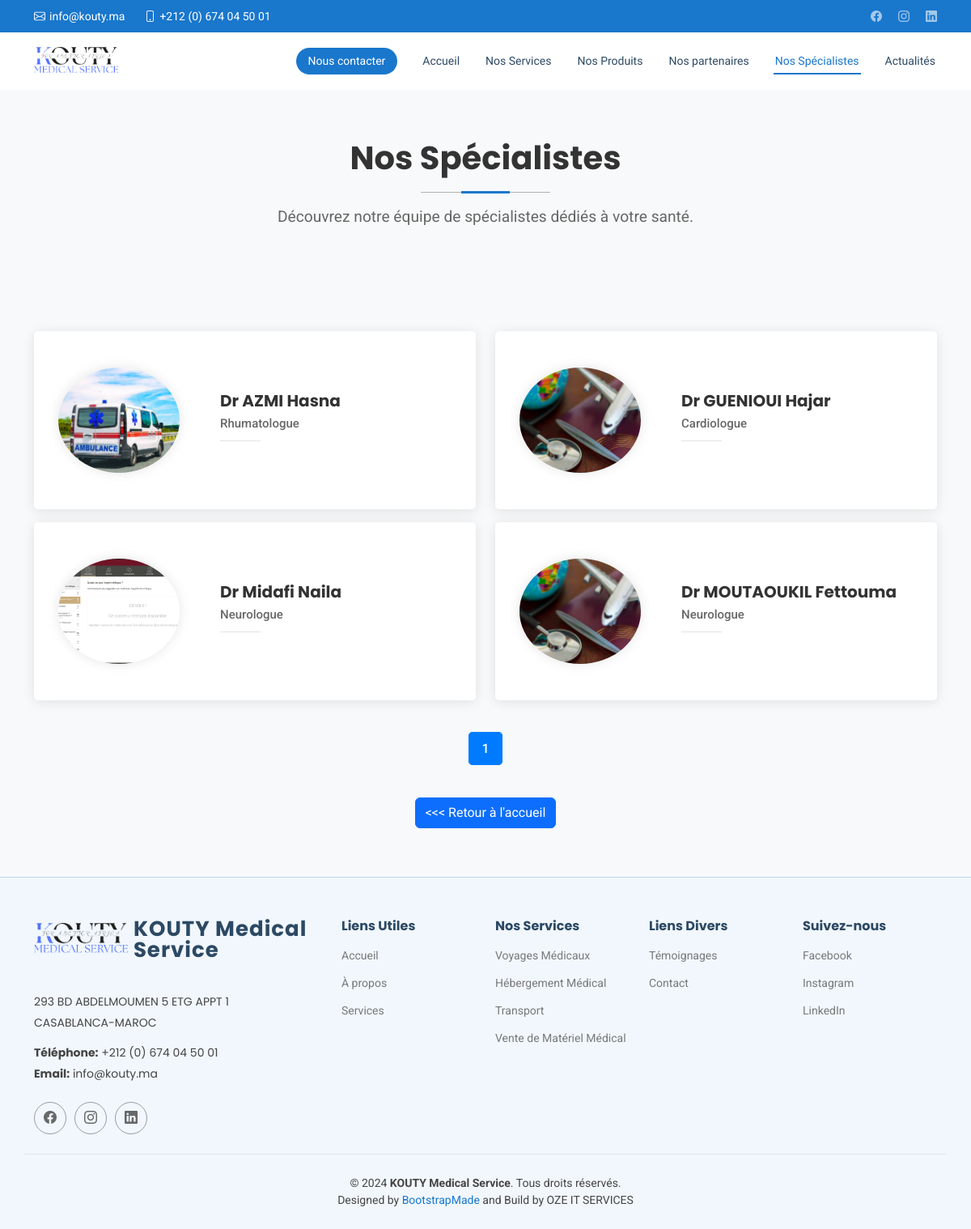
The app's page /specialiste/ with its own data.
### kouty/models.py (models this page shows, shortened)
class Specialiste(models.Model):
    id = models.AutoField(primary_key=True)
    nom = models.CharField(max_length=100)
    role = models.CharField(max_length=100)
    image = models.ImageField(upload_to='Specialiste/', blank=True, null=True)

### koutyUsers/views.py (the view)
# urls.py: path('specialiste/', views.specialiste, name='specialiste'),
def specialiste(request):
    specialiste_list = Specialiste.objects.all()  # Récupère tous les spécialistes
    paginator = Paginator(specialiste_list, 6)  # Nombre de spécialistes par page, ici 6
    page_number = request.GET.get('page')  # Récupère le numéro de la page actuelle
    specialistes = paginator.get_page(page_number)  # Obtient les spécialistes de la page demandée
    return render(request, 'specialistsPage.html', {'specialistes': specialistes})

### templates/specialistsPage.html (shortened to what this page needs)
{% extends 'base.html' %}
{% load static %}
{% block content %}
    <section id="doctors" class="doctors section">
        <div class="container">
            <div class="section-title" data-aos="fade-up">
                <h2>Nos Spécialistes</h2>
                <p>Découvrez notre équipe de spécialistes dédiés à votre santé.</p>
            </div>
            <div class="row">
                {% for specialiste in specialistes %}
                    <div class="col-lg-6 col-md-12 mt-3" >
                        <div class="team-member">
                            <div class="pic">
                                <img src="{{ specialiste.image.url }}" alt="{{ specialiste.nom }}">
                            </div>
                            <div class="member-info">
                                <h4>{{ specialiste.nom }}</h4>
                                <span>{{ specialiste.role }}</span>
                            </div>
                        </div>
                    </div>
                {% endfor %}
            </div>
            <nav aria-label="Page navigation" class="mt-5">
                <ul class="pagination justify-content-center">
                    {% for page_num in specialistes.paginator.page_range %}
                        <li>
                            <a class="pagination-link {% if specialistes.number == page_num %}active{% endif %}" href="?page={{ page_num }}">{{ page_num }}</a>
                        </li>
                    {% endfor %}
                </ul>
            </nav>
            <div class="text-center mt-5">
                <a href="{% url 'koutyUsers:index' %}" class="btn btn-primary">
                    <<< Retour à l'accueil
                </a>
            </div>
        </div>
    </section>
{% endblock %}

### static/css/main.css (style rules this page uses)
:root { --default-font: "Roboto", system-ui, -apple-system, "Segoe UI", Roboto, "Helvetica Neue", Arial, "Noto Sans", "Liberation Sans", sans-serif, "Apple Color Emoji", "Segoe UI Emoji", "Segoe UI Symbol", "Noto Color Emoji"; --heading-font: "Poppins", sans-serif; --nav-font: "Raleway", sans-serif; }
:root { --background-color: #ffffff; --default-color: #444444; --heading-color: #2c4964; --accent-color: #1977cc; --surface-color: #ffffff; --contrast-color: #ffffff; }
:root { --nav-color: #2c4964; --nav-hover-color: #1977cc; --nav-mobile-background-color: #ffffff; --nav-dropdown-background-color: #ffffff; --nav-dropdown-color: #2c4964; --nav-dropdown-hover-color: #1977cc; }
:root { scroll-behavior: smooth; }
body { color: var(--default-color); background-color: var(--background-color); font-family: var(--default-font); }
a { color: var(--accent-color); text-decoration: none; transition: 0.3s; }
h1, h2, h3, h4, h5, h6 { color: var(--heading-color); font-family: var(--heading-font); }
section, .section { color: var(--default-color); background-color: var(--background-color); padding: 60px 0; scroll-margin-top: 72px; overflow: clip; }
.section-title { text-align: center; padding-bottom: 60px; position: relative; }
.section-title h2 { font-size: 32px; font-weight: 500; margin-bottom: 20px; padding-bottom: 20px; position: relative; }
.section-title h2:before { content: ""; position: absolute; display: block; width: 160px; height: 1px; background: color-mix(in srgb, var(--default-color), transparent 60%); left: 0; right: 0; bottom: 1px; margin: auto; }
.section-title h2::after { content: ""; position: absolute; display: block; width: 60px; height: 3px; background: var(--accent-color); left: 0; right: 0; bottom: 0; margin: auto; }
.section-title p { margin-bottom: 0; }
.doctors .team-member { background-color: var(--surface-color); box-shadow: 0px 2px 15px rgba(0, 0, 0, 0.1); position: relative; border-radius: 5px; transition: 0.5s; padding: 30px; height: 100%; }
.doctors .team-member .pic { overflow: hidden; width: 150px; border-radius: 50%; flex-shrink: 0; }
.doctors .team-member .pic img { transition: ease-in-out 0.3s; }
.doctors .team-member .member-info { padding-left: 30px; }
.doctors .team-member h4 { font-weight: 700; margin-bottom: 5px; font-size: 20px; }
.doctors .team-member span { display: block; font-size: 15px; padding-bottom: 10px; position: relative; font-weight: 500; }
.doctors .team-member span::after { content: ""; position: absolute; display: block; width: 50px; height: 1px; background: color-mix(in srgb, var(--default-color), transparent 85%); bottom: 0; left: 0; }

### templates/specialistsPage.html (style rules this page uses)
.doctors { padding: 60px 0; background-color: #f8f9fa; }
.section-title { text-align: center; margin-bottom: 50px; }
.section-title h2 { font-size: 2.5rem; font-weight: bold; color: #333; margin-bottom: 15px; }
.section-title p { color: #666; font-size: 1.2rem; }
.team-member { display: flex; align-items: center; background-color: #ffffff; border-radius: 15px; padding: 20px; margin-bottom: 30px; box-shadow: 0 5px 15px rgba(0, 0, 0, 0.1); transition: transform 0.3s ease, box-shadow 0.3s ease; }
.team-member .pic { width: 130px; height: 130px; overflow: hidden; border-radius: 50%; margin-right: 20px; box-shadow: 0 0 15px rgba(0, 0, 0, 0.1); }
.team-member .pic img { width: 100%; height: 100%; object-fit: cover; transition: transform 0.4s ease; }
.member-info { flex: 1; }
.member-info h4 { margin: 0 0 5px; font-size: 1.5rem; color: #333; font-weight: 600; }
.member-info span { font-size: 1rem; color: #666; display: block; margin-bottom: 10px; }
.pagination { display: flex; justify-content: center; margin-top: 40px; }
.pagination-link { padding: 10px 15px; text-decoration: none; background-color: #ffffff; border: 1px solid #ddd; color: #333; border-radius: 5px; transition: background-color 0.3s ease, color 0.3s ease; font-weight: 500; }
.pagination-link:hover, .pagination-link.active { background-color: #007bff; border-color: #007bff; color: #fff; }

### records on screen
Specialiste: image (picture), nom "Dr AZMI Hasna", role "Rhumatologue"
Specialiste: image (picture), nom "Dr GUENIOUI Hajar", role "Cardiologue"
Specialiste: image (picture), nom "Dr Midafi Naila", role "Neurologue"
Specialiste: image (picture), nom "Dr MOUTAOUKIL Fettouma", role "Neurologue"

### other values on screen
{{ page_num }} "1"
